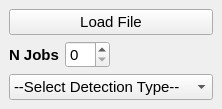
          <widget class="QStackedWidget" name="stackedWidget_6">
           <property name="font">
            <font>
             <family>Arial</family>
            </font>
           </property>
           <widget class="QWidget" name="page_17">
            <layout class="QGridLayout" name="gridLayout_18">
             <item row="0" column="0" colspan="3">
              <widget class="QPushButton" name="qd_loadEDF_button">
               <property name="font">
                <font>
                 <family>Arial</family>
                 <pointsize>11</pointsize>
                </font>
               </property>
               <property name="layoutDirection">
                <enum>Qt::LeftToRight</enum>
               </property>
               <property name="text">
                <string>Load File</string>
               </property>
              </widget>
             </item>
             <item row="1" column="0">
              <widget class="QLabel" name="label_8">
               <property name="font">
                <font>
                 <family>Arial</family>
                 <pointsize>11</pointsize>
                 <bold>true</bold>
                </font>
               </property>
               <property name="text">
                <string>N Jobs</string>
               </property>
              </widget>
             </item>
             <item row="1" column="1">
              <widget class="QSpinBox" name="n_jobs_spinbox">
               <property name="font">
                <font>
                 <family>Arial</family>
                 <pointsize>11</pointsize>
                </font>
               </property>
              </widget>
             </item>
             <item row="1" column="2">
              <spacer name="horizontalSpacer">
               <property name="font">
                <font>
                 <family>Arial</family>
                </font>
               </property>
               <property name="orientation">
                <enum>Qt::Horizontal</enum>
               </property>
               <property name="sizeHint" stdset="0">
                <size>
                 <width>97</width>
                 <height>20</height>
                </size>
               </property>
              </spacer>
             </item>
             <item row="2" column="0" colspan="3">
              <widget class="QComboBox" name="detectionTypeComboBox">
               <property name="palette">
                <palette>
                 <active>
                  <colorrole role="Light">
                   <brush brushstyle="SolidPattern">
                    <color alpha="255">
                     <red>236</red>
                     <green>236</green>
                     <blue>236</blue>
                    </color>
                   </brush>
                  </colorrole>
                  <colorrole role="BrightText">
                   <brush brushstyle="SolidPattern">
                    <color alpha="255">
                     <red>202</red>
                     <green>202</green>
                     <blue>202</blue>
                    </color>
                   </brush>
                  </colorrole>
                  <colorrole role="Base">
                   <brush brushstyle="SolidPattern">
                    <color alpha="255">
                     <red>236</red>
                     <green>236</green>
                     <blue>236</blue>
                    </color>
                   </brush>
                  </colorrole>
                  <colorrole role="HighlightedText">
                   <brush brushstyle="SolidPattern">
                    <color alpha="255">
                     <red>235</red>
                     <green>235</green>
                     <blue>235</blue>
                    </color>
                   </brush>
                  </colorrole>
                 </active>
                 <inactive>
                  <colorrole role="Light">
                   <brush brushstyle="SolidPattern">
                    <color alpha="255">
                     <red>236</red>
                     <green>236</green>
                     <blue>236</blue>
                    </color>
                   </brush>
                  </colorrole>
                  <colorrole role="BrightText">
                   <brush brushstyle="SolidPattern">
                    <color alpha="255">
                     <red>202</red>
                     <green>202</green>
                     <blue>202</blue>
                    </color>
                   </brush>
                  </colorrole>
                  <colorrole role="Base">
                   <brush brushstyle="SolidPattern">
                    <color alpha="255">
                     <red>236</red>
                     <green>236</green>
                     <blue>236</blue>
                    </color>
                   </brush>
                  </colorrole>
                  <colorrole role="HighlightedText">
                   <brush brushstyle="SolidPattern">
                    <color alpha="255">
                     <red>235</red>
                     <green>235</green>
                     <blue>235</blue>
                    </color>
                   </brush>
                  </colorrole>
                 </inactive>
                 <disabled>
                  <colorrole role="Light">
                   <brush brushstyle="SolidPattern">
                    <color alpha="255">
                     <red>236</red>
                     <green>236</green>
                     <blue>236</blue>
                    </color>
                   </brush>
                  </colorrole>
                  <colorrole role="BrightText">
                   <brush brushstyle="SolidPattern">
                    <color alpha="255">
                     <red>202</red>
                     <green>202</green>
                     <blue>202</blue>
                    </color>
                   </brush>
                  </colorrole>
                  <colorrole role="Base">
                   <brush brushstyle="SolidPattern">
                    <color alpha="255">
                     <red>240</red>
                     <green>240</green>
                     <blue>240</blue>
                    </color>
                   </brush>
                  </colorrole>
                  <colorrole role="HighlightedText">
                   <brush brushstyle="SolidPattern">
                    <color alpha="255">
                     <red>235</red>
                     <green>235</green>
                     <blue>235</blue>
                    </color>
                   </brush>
                  </colorrole>
                 </disabled>
                </palette>
               </property>
               <property name="font">
                <font>
                 <family>Arial</family>
                 <pointsize>11</pointsize>
                </font>
               </property>
               <property name="layoutDirection">
                <enum>Qt::LeftToRight</enum>
               </property>
               <item>
                <property name="text">
                 <string>--Select Detection Type--</string>
                </property>
               </item>
               <item>
                <property name="text">
                 <string>MNI</string>
                </property>
               </item>
               <item>
                <property name="text">
                 <string>STE</string>
                </property>
               </item>
               <item>
                <property name="text">
                 <string>HIL</string>
                </property>
               </item>
              </widget>
             </item>
            </layout>
           </widget>
           <widget class="QWidget" name="page_18"/>
          </widget>
